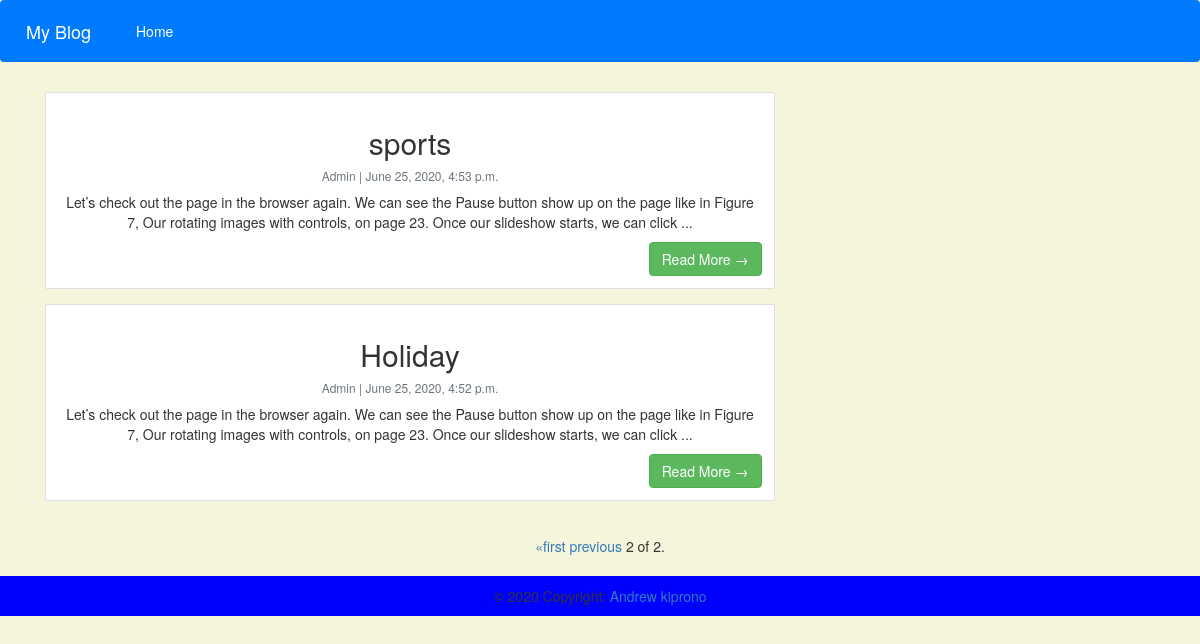
Screenshot of /?page=2 with the database file from the repository.
### mysite/models.py (models this page shows, shortened)
class Post(models.Model):
    title=models.CharField(max_length=100,unique=True)
    slug=models.SlugField(max_length=100,unique=True)
    author=models.ForeignKey(User,on_delete=models.CASCADE)
    updated_on=models.DateTimeField(auto_now_add=True)
    content=models.TextField()
    created_on=models.DateTimeField(auto_now_add=True)
    status=models.IntegerField(choices=STATUS,default=0)
    class Meta:
        ordering=['-created_on']

### mysite/views.py (the view)
# urls.py: path('',views.post,name='post'),
def post(request):
    posts=Post.objects.filter(status=1)
    paginator = Paginator(posts, 2)
    page_number = request.GET.get('page')
    page_obj = paginator.get_page(page_number)
    return render(request,'post.html', {'page_obj': page_obj})

### mysite/templates/post.html (shortened to what this page needs)
{% extends 'base.html' %}
{% block content %}
<!DOCTYPE html>
<html lang="">
<head>
    <link href="https://maxcdn.bootstrapcdn.com/bootstrap/3.3.7/css/bootstrap.min.css" rel="stylesheet">
</head>
<body>
    <center>
        <div class="row">
            <div class="col-md-8 mt-3 left">
                {% for post in page_obj %}
                <div class="card mb-4">
                    <div class="card-body">
                        <h2 class="card-title text-center "> {{post.title}} </h2>
                        <p class="card-text text-muted h6">{{post.author }} | {{post.created_on}} </p>
                        <p class="card-text"> {{post.content|slice:":200"}}... </p>
                        <a href=" {% url 'post_detail' post.pk %} " class="btn btn-success" style="float: right;">Read
                            More &rarr;</a>
                    </div>
                </div>
                {% endfor %}
            </div>
        </div>
        <div class="pagination">
            <span class="step-links">
                {% if page_obj.has_previous %}
                <a href="?page=1">&laquo;first</a>
                <a href="?page={{ page_obj.previous_page_number }}">previous</a>
                {% endif %}
                <span class="current">
                    {{ page_obj.number }} of {{ page_obj.paginator.num_pages }}.
                </span>
            </span>
        </div>
    </center>
</body>
</html>
{% endblock content %}

### rows the page displays
Post: title "sports", author "Admin", created_on "June 25, 2020, 4:53 p.m.", content "Let’s check out the page in the browser again. We can see the Pause button show up on the page like in Figure 7, Our rotating images with controls, on page 23. Once our slideshow starts, we can click"
Post: title "Holiday", author "Admin", created_on "June 25, 2020, 4:52 p.m.", content "Let’s check out the page in the browser again. We can see the Pause button show up on the page like in Figure 7, Our rotating images with controls, on page 23. Once our slideshow starts, we can click"

### other values shown
{{ page_obj.number }} "2"
{{ page_obj.paginator.num_pages }} "2"
